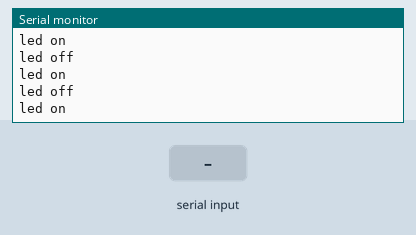
A sketch run on a simulated Arduino Uno, built with avr-gcc and run on an emulated ATmega328P. Parts: the last lines printed to the serial monitor. The inputs (shaded band) are chosen by the test bench.

Above: at 2.2 s.
2.3 s: "1\n" received over Serial
At 2.46 s:
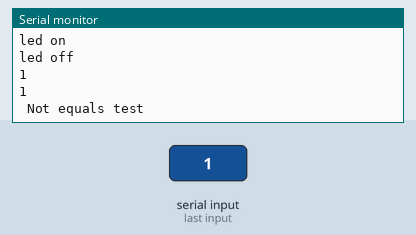
3.8 s: "0\n" received over Serial
At 3.96 s:
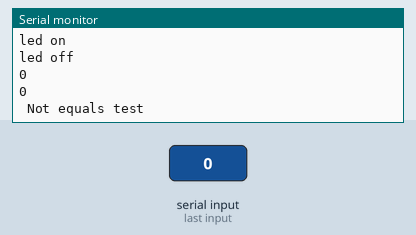

The sketch:

ESP-D1_Led_Serial.ino
```cpp
/*********************************
* Simple led blinking
* With Serial link at 115200 bauds
* Blink Onboard Led on D4
* Board : ESP-D1
* Author : O. Patrouix ESTIA
* Date : 29/09/2021
*********************************/
#include "Arduino.h"

#include "ESP-D1_Functions.h"

// constants won't change. Used here to
// set pin numbers:
#include "ESP-D1_GPIO.h"
// Onboard LED on D4 pin

// Variables will change:
int StateD4 = LOW;          // ledState used to set the LED
long previousMillis_D4 = 0;        // will store last time LED was updated

// the folHIGH variables is a long because the time, measured in miliseconds,
// will quickly become a bigger number than can be stored in an int.
long intervalMillis = 500;           // interval at which to blink (milliseconds)

// Serial link data
String cmd = "";
String inputString = "";        // a string to hold incoming data
boolean stringComplete = false; // whether the string is complete

void setup() {
  // initialize digital esp8266 D4 as an output.
  pinMode(D4, OUTPUT);
  // Set D4 to StateD4
  digitalWrite(D4, StateD4);

  // Set RS232 to 115200 Bauds
  Serial.begin(115200);
  delay(1000);
  Serial.println("\nBOOT ESP-D1 ready to work");

}

// Blink Led on GPIO_X
// 50% duty cycle intervalMillis is 1/2 period
// Parameters : Pin | pointer to StateGPIO | pointer to PreviousMillis
void BlinkLed(int GPIO, int *StateGPIO, long *previousMillis, long intervalMillis){
  // check to see if it's time to blink the LED; that is, if the
  // difference between the current time and last time you blinked
  // the LED is bigger than the interval at which you want to
  // blink the LED.
  unsigned long currentMillis = millis();

  if(currentMillis - *previousMillis > intervalMillis) {
    // save the last time you blinked the LED
    *previousMillis = currentMillis;

    // if the LED is off turn it on and vice-versa:
    if (*StateGPIO == HIGH)
    {
      Serial.println("led off");
      *StateGPIO = LOW;
    }
    else
    {
      Serial.println("led on");
      *StateGPIO = HIGH;
    }
    // set the LED with the ledState of the variable:
    digitalWrite(GPIO, *StateGPIO);
  }

}

void loop() {
  // here is where you'd put code that needs to be running all the time.

  // Blink Led still alive
  BlinkLed(D4, &StateD4, &previousMillis_D4, intervalMillis/2);

  // Check if Data available on Serial and merge them into inputString
  serialEvent();

  // print the string when a newline '\n' arrives but carriage return '\r' comes before:
  cmd = "test";
  if (stringComplete) {
    stringComplete = false;
    Serial.println(inputString);
    if(inputString.equals(cmd + "\r\n") == 1)
      Serial.println(inputString + " equals " + cmd);
    else
      Serial.println(inputString + " Not equals " + cmd);
    // clear the string:
    inputString = "";
  }
}

/*
  SerialEvent occurs whenever a new data comes in the
 hardware serial RX.  This routine is run each
 time loop() runs, so using delay inside loop can delay
 response.  Multiple bytes of data may be available.
 */
void serialEvent() {
    char inChar;
    while(Serial.available() > 0) {
      // get the new byte:
      char inChar = (char)Serial.read();
      // add it to the inputString:
      inputString += inChar;
      // if the incoming character is a newline, set a flag
      // so the main loop can do something about it:
      if (inChar == '\n')
        stringComplete = true;
    }
}
```

ESP-D1_Functions.cpp
```cpp

```

ESP-D1_Functions.h
```cpp

```

ESP-D1_GPIO.h
```cpp
#define D0 GPIO_16
#define D1 GPIO_5
#define D2 GPIO_4
#define D3 GPIO_0
#define D4 GPIO_2
#define D5 GPIO_14
#define D6 GPIO_12
#define D7 GPIO_13
#define D8 GPIO_15
#define RX GPIO_3
#define TX GPIO_1
#define A0 ADC0

// set pin numbers:
const int GPIO_0 	=  0;      //
const int GPIO_1 	=  1;      //
const int GPIO_2 	=  2;      //
const int GPIO_3 	=  3;      //
const int GPIO_4 	=  4;      //
const int GPIO_5 	=  5;      //
const int GPIO_6 	=  6;      //
const int GPIO_7 	=  7;      //
const int GPIO_8 	=  8;      //
const int GPIO_9 	=  9;      //
const int GPIO_10 	=  10;      //
const int GPIO_11 	=  11;      //
const int GPIO_12 	=  12;      //
const int GPIO_13 	=  13;      //
const int GPIO_14 	=  14;      //
const int GPIO_15 	=  15;      //
const int GPIO_16 	=  16;      //
```

Measured:
- after the input at 2.3 s, the serial monitor: prints a new line at once (image 1)
- after the input at 3.8 s, the serial monitor: prints a new line at once (image 2)
